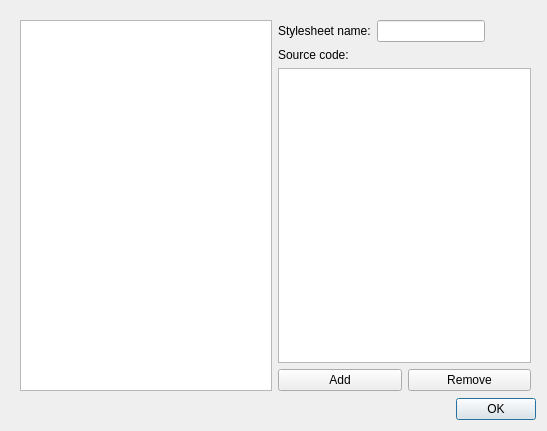
<?xml version="1.0" encoding="UTF-8"?>
<ui version="4.0">
 <class>StylesheetDialog</class>
 <widget class="QDialog" name="StylesheetDialog">
  <property name="windowModality">
   <enum>Qt::ApplicationModal</enum>
  </property>
  <property name="geometry">
   <rect>
    <x>0</x>
    <y>0</y>
    <width>547</width>
    <height>431</height>
   </rect>
  </property>
  <property name="sizePolicy">
   <sizepolicy hsizetype="Fixed" vsizetype="Fixed">
    <horstretch>0</horstretch>
    <verstretch>0</verstretch>
   </sizepolicy>
  </property>
  <property name="minimumSize">
   <size>
    <width>547</width>
    <height>431</height>
   </size>
  </property>
  <property name="maximumSize">
   <size>
    <width>547</width>
    <height>431</height>
   </size>
  </property>
  <property name="windowTitle">
   <string>Stylesheets</string>
  </property>
  <property name="modal">
   <bool>true</bool>
  </property>
  <layout class="QVBoxLayout" name="verticalLayout">
   <item>
    <widget class="QWidget" name="widget" native="true">
     <property name="sizePolicy">
      <sizepolicy hsizetype="Expanding" vsizetype="Expanding">
       <horstretch>0</horstretch>
       <verstretch>0</verstretch>
      </sizepolicy>
     </property>
     <widget class="QWidget" name="horizontalLayoutWidget">
      <property name="geometry">
       <rect>
        <x>9</x>
        <y>9</y>
        <width>511</width>
        <height>371</height>
       </rect>
      </property>
      <layout class="QHBoxLayout" name="horizontalLayout">
       <property name="sizeConstraint">
        <enum>QLayout::SetDefaultConstraint</enum>
       </property>
       <item>
        <widget class="QListWidget" name="styleSheetList"/>
       </item>
       <item>
        <layout class="QVBoxLayout" name="verticalLayout_4">
         <item>
          <layout class="QHBoxLayout" name="horizontalLayout_2">
           <item>
            <widget class="QLabel" name="fileNameLabel">
             <property name="sizePolicy">
              <sizepolicy hsizetype="Minimum" vsizetype="Preferred">
               <horstretch>0</horstretch>
               <verstretch>0</verstretch>
              </sizepolicy>
             </property>
             <property name="text">
              <string>Stylesheet name:</string>
             </property>
            </widget>
           </item>
           <item>
            <widget class="QLineEdit" name="fileNameEdit">
             <property name="sizePolicy">
              <sizepolicy hsizetype="Fixed" vsizetype="Fixed">
               <horstretch>0</horstretch>
               <verstretch>0</verstretch>
              </sizepolicy>
             </property>
            </widget>
           </item>
           <item>
            <spacer name="horizontalSpacer">
             <property name="orientation">
              <enum>Qt::Horizontal</enum>
             </property>
             <property name="sizeHint" stdset="0">
              <size>
               <width>40</width>
               <height>20</height>
              </size>
             </property>
            </spacer>
           </item>
          </layout>
         </item>
         <item>
          <widget class="QLabel" name="sourceLabel">
           <property name="text">
            <string>Source code:</string>
           </property>
          </widget>
         </item>
         <item>
          <widget class="QPlainTextEdit" name="sourceCodeEdit">
           <property name="font">
            <font>
             <family>Courier New</family>
             <pointsize>10</pointsize>
            </font>
           </property>
          </widget>
         </item>
         <item>
          <layout class="QHBoxLayout" name="horizontalLayout_4">
           <item>
            <widget class="QPushButton" name="addButton">
             <property name="text">
              <string>Add</string>
             </property>
            </widget>
           </item>
           <item>
            <widget class="QPushButton" name="removeButton">
             <property name="text">
              <string>Remove</string>
             </property>
            </widget>
           </item>
          </layout>
         </item>
        </layout>
       </item>
      </layout>
     </widget>
    </widget>
   </item>
   <item>
    <widget class="QDialogButtonBox" name="buttonBox">
     <property name="orientation">
      <enum>Qt::Horizontal</enum>
     </property>
     <property name="standardButtons">
      <set>QDialogButtonBox::Ok</set>
     </property>
    </widget>
   </item>
  </layout>
 </widget>
 <resources/>
 <connections>
  <connection>
   <sender>buttonBox</sender>
   <signal>accepted()</signal>
   <receiver>StylesheetDialog</receiver>
   <slot>accept()</slot>
   <hints>
    <hint type="sourcelabel">
     <x>248</x>
     <y>254</y>
    </hint>
    <hint type="destinationlabel">
     <x>157</x>
     <y>274</y>
    </hint>
   </hints>
  </connection>
  <connection>
   <sender>buttonBox</sender>
   <signal>rejected()</signal>
   <receiver>StylesheetDialog</receiver>
   <slot>reject()</slot>
   <hints>
    <hint type="sourcelabel">
     <x>316</x>
     <y>260</y>
    </hint>
    <hint type="destinationlabel">
     <x>286</x>
     <y>274</y>
    </hint>
   </hints>
  </connection>
 </connections>
</ui>
